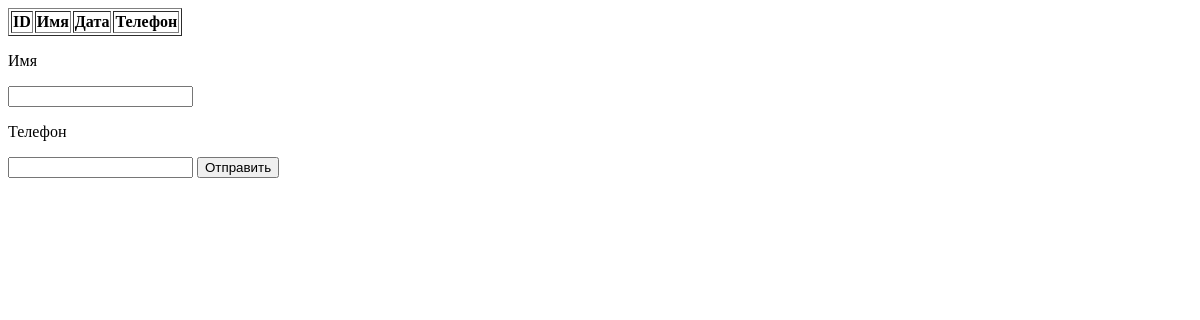
Before: / with the older database file.
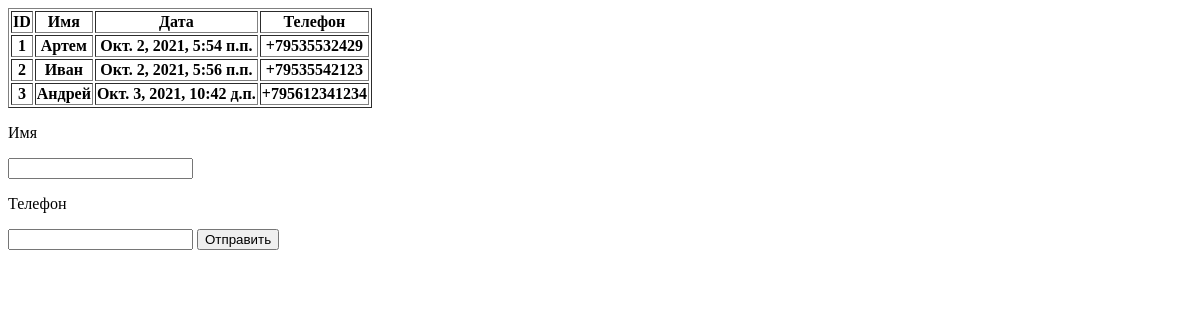
After: the same page with the newer database file.
### CRM/models.py (models this page shows, shortened)
class Order(models.Model):
    order_dt = models.DateTimeField(auto_now=True)
    order_name = models.CharField(max_length=200, verbose_name = 'Имя')
    order_phone = models.CharField(max_length=50, verbose_name = 'Телефон')
    class Meta():
        verbose_name = 'Заказ'
        verbose_name_plural = 'Заказы'

### CRM/views.py (the view)
# urls.py: path('', views.first_page),
def first_page(request):
    object_list = Order.objects.all()
    return render(request, './index.html', {'object_list': object_list})

### templates/index.html (shortened to what this page needs)
<!DOCTYPE html>
<html lang="en">
<head>
</head>
<body>
    <table border="1">
        <tr>
            <th>ID</th>
            <th>Имя</th>
            <th>Дата</th>
            <th>Телефон</th>
        </tr>
        {% for obj in object_list %}
        <tr>
            <th>{{ obj.id }}</th>
            <th>{{ obj.order_name }}</th>
            <th>{{ obj.order_dt }}</th>
            <th>{{ obj.order_phone }}</th>
        </tr>
        {% endfor %}
    </table>
    <form action="{% url 'thanks_page' %}", method="get">
        <p>Имя</p>
        <input type="text" name="name">
        <p>Телефон</p>
        <input type="text" name="phone">
        <button type="submit">Отправить</button>
    </form>
</body>
</html>

Changed rows visible on the page:
added Order: id "1", order_name "Артем", order_dt "Окт. 2, 2021, 5:54 п.п.", order_phone "+79535532429"
added Order: id "2", order_name "Иван", order_dt "Окт. 2, 2021, 5:56 п.п.", order_phone "+79535542123"
added Order: id "3", order_name "Андрей", order_dt "Окт. 3, 2021, 10:42 д.п.", order_phone "+795612341234"
